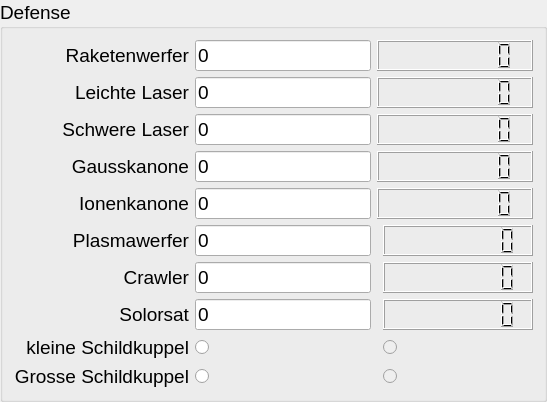
             <widget class="QGroupBox" name="groupBox_5">
              <property name="font">
               <font>
                <pointsize>14</pointsize>
               </font>
              </property>
              <property name="title">
               <string>Defense</string>
              </property>
              <layout class="QGridLayout" name="gridLayout_8">
               <item row="11" column="3">
                <widget class="QRadioButton" name="gs_res_D1">
                 <property name="enabled">
                  <bool>false</bool>
                 </property>
                 <property name="font">
                  <font>
                   <pointsize>14</pointsize>
                  </font>
                 </property>
                 <property name="text">
                  <string/>
                 </property>
                </widget>
               </item>
               <item row="1" column="0">
                <widget class="QLabel" name="label_46">
                 <property name="font">
                  <font>
                   <pointsize>14</pointsize>
                  </font>
                 </property>
                 <property name="text">
                  <string>Leichte Laser</string>
                 </property>
                 <property name="alignment">
                  <set>Qt::AlignRight|Qt::AlignTrailing|Qt::AlignVCenter</set>
                 </property>
                </widget>
               </item>
               <item row="8" column="0">
                <widget class="QLabel" name="label_51">
                 <property name="font">
                  <font>
                   <pointsize>14</pointsize>
                  </font>
                 </property>
                 <property name="text">
                  <string>kleine Schildkuppel</string>
                 </property>
                 <property name="alignment">
                  <set>Qt::AlignRight|Qt::AlignTrailing|Qt::AlignVCenter</set>
                 </property>
                </widget>
               </item>
               <item row="4" column="0">
                <widget class="QLabel" name="label_49">
                 <property name="font">
                  <font>
                   <pointsize>14</pointsize>
                  </font>
                 </property>
                 <property name="text">
                  <string>Ionenkanone</string>
                 </property>
                 <property name="alignment">
                  <set>Qt::AlignRight|Qt::AlignTrailing|Qt::AlignVCenter</set>
                 </property>
                </widget>
               </item>
               <item row="11" column="1">
                <widget class="QRadioButton" name="gs_D1">
                 <property name="font">
                  <font>
                   <pointsize>14</pointsize>
                  </font>
                 </property>
                 <property name="text">
                  <string/>
                 </property>
                </widget>
               </item>
               <item row="2" column="0">
                <widget class="QLabel" name="label_47">
                 <property name="font">
                  <font>
                   <pointsize>14</pointsize>
                  </font>
                 </property>
                 <property name="text">
                  <string>Schwere Laser</string>
                 </property>
                 <property name="alignment">
                  <set>Qt::AlignRight|Qt::AlignTrailing|Qt::AlignVCenter</set>
                 </property>
                </widget>
               </item>
               <item row="2" column="2" colspan="2">
                <widget class="QLCDNumber" name="sl_res_D1">
                 <property name="minimumSize">
                  <size>
                   <width>150</width>
                   <height>0</height>
                  </size>
                 </property>
                 <property name="font">
                  <font>
                   <pointsize>14</pointsize>
                  </font>
                 </property>
                 <property name="digitCount">
                  <number>8</number>
                 </property>
                </widget>
               </item>
               <item row="8" column="3">
                <widget class="QRadioButton" name="ks_res_D1">
                 <property name="enabled">
                  <bool>false</bool>
                 </property>
                 <property name="font">
                  <font>
                   <pointsize>14</pointsize>
                  </font>
                 </property>
                 <property name="text">
                  <string/>
                 </property>
                </widget>
               </item>
               <item row="0" column="1">
                <widget class="QLineEdit" name="raks_D1">
                 <property name="font">
                  <font>
                   <pointsize>14</pointsize>
                  </font>
                 </property>
                 <property name="text">
                  <string>0</string>
                 </property>
                </widget>
               </item>
               <item row="1" column="1">
                <widget class="QLineEdit" name="ll_D1">
                 <property name="font">
                  <font>
                   <pointsize>14</pointsize>
                  </font>
                 </property>
                 <property name="text">
                  <string>0</string>
                 </property>
                </widget>
               </item>
               <item row="4" column="2" colspan="2">
                <widget class="QLCDNumber" name="ik_res_D1">
                 <property name="minimumSize">
                  <size>
                   <width>150</width>
                   <height>0</height>
                  </size>
                 </property>
                 <property name="font">
                  <font>
                   <pointsize>14</pointsize>
                  </font>
                 </property>
                 <property name="digitCount">
                  <number>8</number>
                 </property>
                </widget>
               </item>
               <item row="11" column="0">
                <widget class="QLabel" name="label_52">
                 <property name="font">
                  <font>
                   <pointsize>14</pointsize>
                  </font>
                 </property>
                 <property name="text">
                  <string>Grosse Schildkuppel</string>
                 </property>
                 <property name="alignment">
                  <set>Qt::AlignRight|Qt::AlignTrailing|Qt::AlignVCenter</set>
                 </property>
                </widget>
               </item>
               <item row="3" column="2" colspan="2">
                <widget class="QLCDNumber" name="gk_res_D1">
                 <property name="minimumSize">
                  <size>
                   <width>150</width>
                   <height>0</height>
                  </size>
                 </property>
                 <property name="font">
                  <font>
                   <pointsize>14</pointsize>
                  </font>
                 </property>
                 <property name="digitCount">
                  <number>8</number>
                 </property>
                </widget>
               </item>
               <item row="0" column="2" colspan="2">
                <widget class="QLCDNumber" name="raks_res_D1">
                 <property name="minimumSize">
                  <size>
                   <width>150</width>
                   <height>0</height>
                  </size>
                 </property>
                 <property name="font">
                  <font>
                   <pointsize>14</pointsize>
                  </font>
                 </property>
                 <property name="digitCount">
                  <number>8</number>
                 </property>
                </widget>
               </item>
               <item row="5" column="0">
                <widget class="QLabel" name="label_50">
                 <property name="font">
                  <font>
                   <pointsize>14</pointsize>
                  </font>
                 </property>
                 <property name="text">
                  <string>Plasmawerfer</string>
                 </property>
                 <property name="alignment">
                  <set>Qt::AlignRight|Qt::AlignTrailing|Qt::AlignVCenter</set>
                 </property>
                </widget>
               </item>
               <item row="5" column="3">
                <widget class="QLCDNumber" name="pw_res_D1">
                 <property name="minimumSize">
                  <size>
                   <width>150</width>
                   <height>0</height>
                  </size>
                 </property>
                 <property name="font">
                  <font>
                   <pointsize>14</pointsize>
                  </font>
                 </property>
                 <property name="digitCount">
                  <number>8</number>
                 </property>
                </widget>
               </item>
               <item row="6" column="3">
                <widget class="QLCDNumber" name="cr_res_D1">
                 <property name="minimumSize">
                  <size>
                   <width>150</width>
                   <height>0</height>
                  </size>
                 </property>
                 <property name="font">
                  <font>
                   <pointsize>14</pointsize>
                  </font>
                 </property>
                 <property name="digitCount">
                  <number>8</number>
                 </property>
                </widget>
               </item>
               <item row="0" column="0">
                <widget class="QLabel" name="label_45">
                 <property name="font">
                  <font>
                   <pointsize>14</pointsize>
                  </font>
                 </property>
                 <property name="text">
                  <string>Raketenwerfer</string>
                 </property>
                 <property name="alignment">
                  <set>Qt::AlignRight|Qt::AlignTrailing|Qt::AlignVCenter</set>
                 </property>
                </widget>
               </item>
               <item row="6" column="1">
                <widget class="QLineEdit" name="cr_D1">
                 <property name="font">
                  <font>
                   <pointsize>14</pointsize>
                  </font>
                 </property>
                 <property name="text">
                  <string>0</string>
                 </property>
                </widget>
               </item>
               <item row="4" column="1">
                <widget class="QLineEdit" name="ik_D1">
                 <property name="font">
                  <font>
                   <pointsize>14</pointsize>
                  </font>
                 </property>
                 <property name="text">
                  <string>0</string>
                 </property>
                </widget>
               </item>
               <item row="2" column="1">
                <widget class="QLineEdit" name="sl_D1">
                 <property name="font">
                  <font>
                   <pointsize>14</pointsize>
                  </font>
                 </property>
                 <property name="text">
                  <string>0</string>
                 </property>
                </widget>
               </item>
               <item row="3" column="0">
                <widget class="QLabel" name="label_48">
                 <property name="font">
                  <font>
                   <pointsize>14</pointsize>
                  </font>
                 </property>
                 <property name="text">
                  <string>Gausskanone</string>
                 </property>
                 <property name="alignment">
                  <set>Qt::AlignRight|Qt::AlignTrailing|Qt::AlignVCenter</set>
                 </property>
                </widget>
               </item>
               <item row="1" column="2" colspan="2">
                <widget class="QLCDNumber" name="ll_res_D1">
                 <property name="minimumSize">
                  <size>
                   <width>150</width>
                   <height>0</height>
                  </size>
                 </property>
                 <property name="font">
                  <font>
                   <pointsize>14</pointsize>
                  </font>
                 </property>
                 <property name="digitCount">
                  <number>8</number>
                 </property>
                </widget>
               </item>
               <item row="3" column="1">
                <widget class="QLineEdit" name="gk_D1">
                 <property name="font">
                  <font>
                   <pointsize>14</pointsize>
                  </font>
                 </property>
                 <property name="text">
                  <string>0</string>
                 </property>
                </widget>
               </item>
               <item row="6" column="0">
                <widget class="QLabel" name="label_54">
                 <property name="font">
                  <font>
                   <pointsize>14</pointsize>
                  </font>
                 </property>
                 <property name="text">
                  <string>Crawler</string>
                 </property>
                 <property name="alignment">
                  <set>Qt::AlignRight|Qt::AlignTrailing|Qt::AlignVCenter</set>
                 </property>
                </widget>
               </item>
               <item row="8" column="1">
                <widget class="QRadioButton" name="ks_D1">
                 <property name="font">
                  <font>
                   <pointsize>14</pointsize>
                  </font>
                 </property>
                 <property name="text">
                  <string/>
                 </property>
                </widget>
               </item>
               <item row="5" column="1">
                <widget class="QLineEdit" name="pw_D1">
                 <property name="font">
                  <font>
                   <pointsize>14</pointsize>
                  </font>
                 </property>
                 <property name="text">
                  <string>0</string>
                 </property>
                </widget>
               </item>
               <item row="7" column="0">
                <widget class="QLabel" name="label_42">
                 <property name="font">
                  <font>
                   <pointsize>14</pointsize>
                  </font>
                 </property>
                 <property name="text">
                  <string>Solorsat</string>
                 </property>
                 <property name="alignment">
                  <set>Qt::AlignRight|Qt::AlignTrailing|Qt::AlignVCenter</set>
                 </property>
                </widget>
               </item>
               <item row="7" column="1">
                <widget class="QLineEdit" name="sat_D1">
                 <property name="font">
                  <font>
                   <pointsize>14</pointsize>
                  </font>
                 </property>
                 <property name="text">
                  <string>0</string>
                 </property>
                </widget>
               </item>
               <item row="7" column="3">
                <widget class="QLCDNumber" name="sat_res_D1">
                 <property name="minimumSize">
                  <size>
                   <width>150</width>
                   <height>0</height>
                  </size>
                 </property>
                 <property name="font">
                  <font>
                   <pointsize>14</pointsize>
                  </font>
                 </property>
                 <property name="digitCount">
                  <number>8</number>
                 </property>
                </widget>
               </item>
              </layout>
             </widget>
